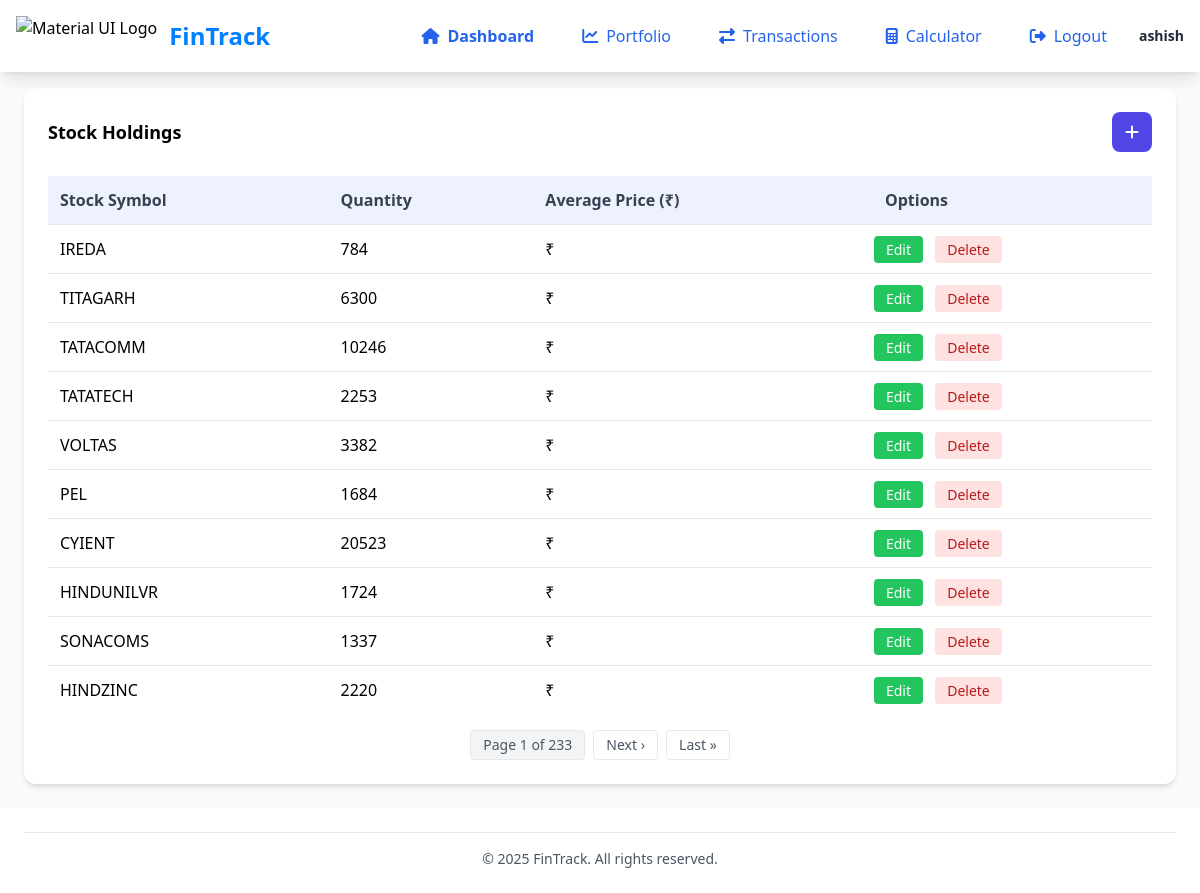
The app's page /transaction/ (signed in) with its own data.
### stocks/models.py (models this page shows, shortened)
class StockTransaction(models.Model):
    TRANSACTION_TYPES = (
        ("BUY", "Buy"),
        ("SELL", "Sell"),
    )
    user = models.ForeignKey(User, on_delete=models.CASCADE)
    stock_symbol = models.CharField(max_length=10)
    transaction_type = models.CharField(max_length=4, choices=TRANSACTION_TYPES)
    quantity = models.PositiveIntegerField()
    price_per_share = models.DecimalField(max_digits=10, decimal_places=2)
    transaction_date = models.DateTimeField(auto_now_add=True)

### stocks/views.py (the view)
# urls.py: path("transaction/", views.transactions_list, name="transactions-list"),
@login_required
def transactions_list(request):
    transactions = StockTransaction.objects.filter(user=request.user)
    portfolio = defaultdict(
        lambda: {
            "quantity": 0,
            "total_cost": Decimal("0.00"),
            "latest_transaction": None,
        }
    )
    for trans in transactions:
        data = portfolio[trans.stock_symbol]
        if trans.transaction_type == "BUY":
            data["quantity"] += trans.quantity
            data["total_cost"] += trans.quantity * trans.price_per_share
        else:  # SELL
            data["quantity"] -= trans.quantity
            data["total_cost"] -= trans.quantity * trans.price_per_share
        if (
            data["latest_transaction"] is None
            or trans.transaction_date > data["latest_transaction"].transaction_date
        ):
            data["latest_transaction"] = trans
    for symbol, data in portfolio.items():
        if data["quantity"] > 0:
            data["avg_price"] = data["total_cost"] / data["quantity"]
        else:
            data["avg_price"] = Decimal("0.00")
            data["quantity"] = 0
    portfolio = {
        symbol: {
            "symbol": symbol,
            "quantity": data["quantity"],
            "avg_price": data["avg_price"],
            "latest_pk": (
                data["latest_transaction"].pk if data["latest_transaction"] else None
            ),
        }
        for symbol, data in portfolio.items()
        if data["quantity"] > 0
    }
    portfolio_list = list(portfolio.values())
    paginator = Paginator(portfolio_list, 10)
    page_number = request.GET.get("page")
    page_obj = paginator.get_page(page_number)
    return render(request, "transactions.html", {"page_obj": page_obj})

### stocks/templatetags/custom_filter.py (called while the page is built)
@register.filter(name="format_indian_currency")
def format_indian_currency(number):
    if not number or (isinstance(number, float) and isnan(number)):
        return "₹0"
    try:
        indian_currency_format = format_number(number, locale="en_IN")
    except Exception:
        return "-"
    return "₹" + str(indian_currency_format)

### stocks/templates/transactions.html (shortened to what this page needs)
{% extends 'base.html' %}
{% load custom_filter %}
{% block content %}
<div class="bg-white rounded-xl shadow-md p-6">
    {% if page_obj %}
    <div class="flex justify-between items-center mb-6">
        <h3 class="font-bold text-lg">Stock Holdings</h3>
        <a href="{% url 'add-transaction' %}"
           class="bg-indigo-600 hover:bg-indigo-700 text-white w-10 h-10 flex items-center justify-center rounded-lg transition">
            <i class="fas fa-plus"></i>
        </a>
    </div>
    <div class="overflow-x-auto">
        <table class="w-full">
            <thead>
                <tr class="bg-indigo-50 text-gray-700">
                    <th class="p-3 text-left">Stock Symbol</th>
                    <th class="p-3 text-left">Quantity</th>
                    <th class="p-3 text-left">Average Price (₹)</th>
                    <th class="p-3 text-left">Options</th>
                </tr>
            </thead>
            <tbody>
                {% for item in page_obj %}
                <tr class="border-t hover:bg-gray-50 transition-colors">
                    <td class="p-3">{{ item.symbol }}</td>
                    <td class="p-3">{{ item.quantity }}</td>
                    <td class="p-3">{{ item.avg_price|format_indian_currency }}</td>
                    <td class="space-x-2">
                        <a href="{% url 'edit_transaction' item.latest_pk %}"
                           class="bg-green-500 text-white px-3 py-1 rounded hover:bg-green-600 text-sm">Edit</a>
                        <a href="{% url 'delete_transaction' item.latest_pk %}"
                           class="bg-red-100 text-red-700 px-3 py-1 rounded hover:bg-red-200 text-sm"
                           onclick="return confirm('Are you sure you want to delete this Transaction?');">Delete</a>
                    </td>
                </tr>
                {% endfor %}
            </tbody>
        </table>
    </div>
    <div class="mt-4 flex justify-center items-center space-x-2 text-sm text-gray-600">
        <span class="px-3 py-1 border rounded bg-gray-100">
            Page {{ page_obj.number }} of {{ page_obj.paginator.num_pages }}
        </span>
        {% if page_obj.has_next %}
            <a href="?page={{ page_obj.next_page_number }}" class="px-3 py-1 border rounded hover:bg-gray-100">Next ›</a>
            <a href="?page={{ page_obj.paginator.num_pages }}" class="px-3 py-1 border rounded hover:bg-gray-100">Last »</a>
        {% endif %}
    </div>
    {% else %}
    <p class="text-gray-600">No stocks in your portfolio.</p>
    <a href="{% url 'add-transaction' %}" class="mt-4 inline-block bg-indigo-600 text-white px-4 py-3 rounded-lg hover:bg-indigo-700">Add Transaction</a>
    {% endif %}
</div>
{% endblock %}

### stocks/templates/base.html (shortened to what this page needs)
{% load static %}
<!DOCTYPE html>
<html lang="en">
<head>
    <script src="https://cdn.tailwindcss.com"></script>
    <link rel="stylesheet" href="https://cdnjs.cloudflare.com/ajax/libs/font-awesome/6.4.0/css/all.min.css">
    <link rel="stylesheet" href="{% static 'css/styles.css' %}">
</head>
<body class="bg-gray-50 font-sans flex flex-col min-h-screen">
    <nav id="navbar" class="navbar fixed top-0 left-0 w-full bg-white shadow-lg z-40">
        <div class="flex items-center justify-between p-4">
            <div class="flex items-center">
                <img src="https://mui.com/static/logo.png" alt="Material UI Logo" class="h-10 mr-3">
                <h1 class="text-2xl font-bold" style="color: #007FFF;">FinTrack</h1>
            </div>
            <div class="hidden md:flex items-center space-x-4">
                {% for link in request.sidebar_nav_links %}
                <a href="{{ link.url }}" class="flex items-center px-4 py-2 rounded-lg {% if link.is_active %}bg-indigo-50 text-indigo-600{% else %}text-blue-600 hover:bg-indigo-50 hover:text-indigo-600{% endif %} {% if link.font_semibold %}font-semibold{% endif %} transition-colors">
                    <i class="fas {{ link.icon }} mr-2"></i>
                    {{ link.name }}
                </a>
                {% endfor %}
                {% if request.sidebar_user %}
                <div class="flex items-center">
                    <div class="text-sm">
                        <p class="font-semibold text-gray-800">{{ request.sidebar_user.name }}</p>
                    </div>
                </div>
                {% endif %}
            </div>
        </div>
    </nav>
    <div class="mt-16 flex-grow main-content">
        <div class="p-6">
            {% block content %}
            {% endblock %}
        </div>
    </div>
    <footer class="bg-white shadow-md p-6">
        <div class="border-t border-gray-200 pt-4 text-center">
            <p class="text-sm text-gray-600">
                &copy; {% now "Y" %} FinTrack. All rights reserved.
            </p>
        </div>
    </footer>
</body>
</html>

### stocks/static/css/styles.css (style rules this page uses)
body { font-family: Arial, sans-serif; }
.navbar { transition: all 0.3s ease; }

### records on screen
StockTransaction: symbol "IREDA"
StockTransaction: symbol "TITAGARH"
StockTransaction: symbol "TATACOMM"
StockTransaction: symbol "TATATECH"
StockTransaction: symbol "VOLTAS"
StockTransaction: symbol "PEL"
StockTransaction: symbol "CYIENT"
StockTransaction: symbol "HINDUNILVR"
StockTransaction: symbol "SONACOMS"
StockTransaction: symbol "HINDZINC"

### other values on screen
{{ link.name }} "Dashboard" "Portfolio" "Transactions" "Calculator" "Logout"
{{ request.sidebar_user.name }} "ashish"
{{ item.quantity }} "784" "6300" "10246" "2253" "3382" "1684" "20523" "1724" "1337" "2220"
{{ item.avg_price|format_indian_currency }} "₹" "₹" "₹" "₹" "₹" "₹" "₹" "₹" "₹" "₹"
{{ page_obj.number }} "1"
{{ page_obj.paginator.num_pages }} "233"
